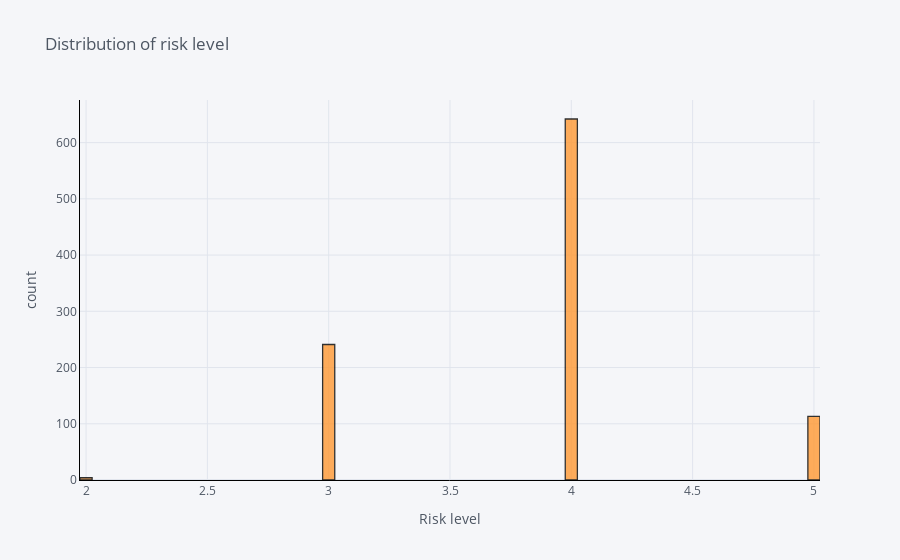

The notebook cell saved with this chart:
### Markdown cell above
Main conclusions of the training set shown above:

<ul>
    <li>It has no missing values (NaN).</li>
    <li>The State field has a single value (SP) and does not contribute to the prediction model and can be ignored.</li>
    <li>Client Code, Has CCTV server and Individual, legal entity or public body although they have integer values, they are categorical variables with independent values and will be treated with one hot encoding.</li>
    <li>The data set is unbalanced in the target variable (target). Confirmed with 905 values equal to zero and 95 values equal to 1.</li>
    <li> The data set has categorical, numeric and date / time variables. </li>
    <li> As the target variable is categorical, we will have a learning model of the classification type. </li>
</ul>

### Code cell
training_dataset['Risk level'].iplot(
    kind='hist',
    bins=100,
    xTitle='Risk level',
    linecolor='black',
    yTitle='count',
    title='Distribution of risk level')

### Figure 1 — Plotly figure (JSON) as saved in the notebook; plotly's stock layout.template omitted (floating-point values rounded to 4 significant figures; data arrays with more than 128 entries replaced by an {"elided": "..."} marker saying what was removed)
{"data": [{"histfunc": "count", "histnorm": "", "marker": {"color": "rgba(255, 153, 51, 1.0)", "line": {"color": "#000000", "width": 1.3}}, "name": "Risk level", "nbinsx": 100, "opacity": 0.8, "orientation": "v", "type": "histogram", "x": {"elided": "1000 int values"}}], "layout": {"barmode": "overlay", "legend": {"bgcolor": "#F5F6F9", "font": {"color": "#4D5663"}}, "paper_bgcolor": "#F5F6F9", "plot_bgcolor": "#F5F6F9", "title": {"font": {"color": "#4D5663"}, "text": "Distribution of risk level"}, "xaxis": {"gridcolor": "#E1E5ED", "linecolor": "black", "showgrid": true, "tickfont": {"color": "#4D5663"}, "title": {"font": {"color": "#4D5663"}, "text": "Risk level"}, "zerolinecolor": "#E1E5ED"}, "yaxis": {"gridcolor": "#E1E5ED", "linecolor": "black", "showgrid": true, "tickfont": {"color": "#4D5663"}, "title": {"font": {"color": "#4D5663"}, "text": "count"}, "zerolinecolor": "#E1E5ED"}}}
